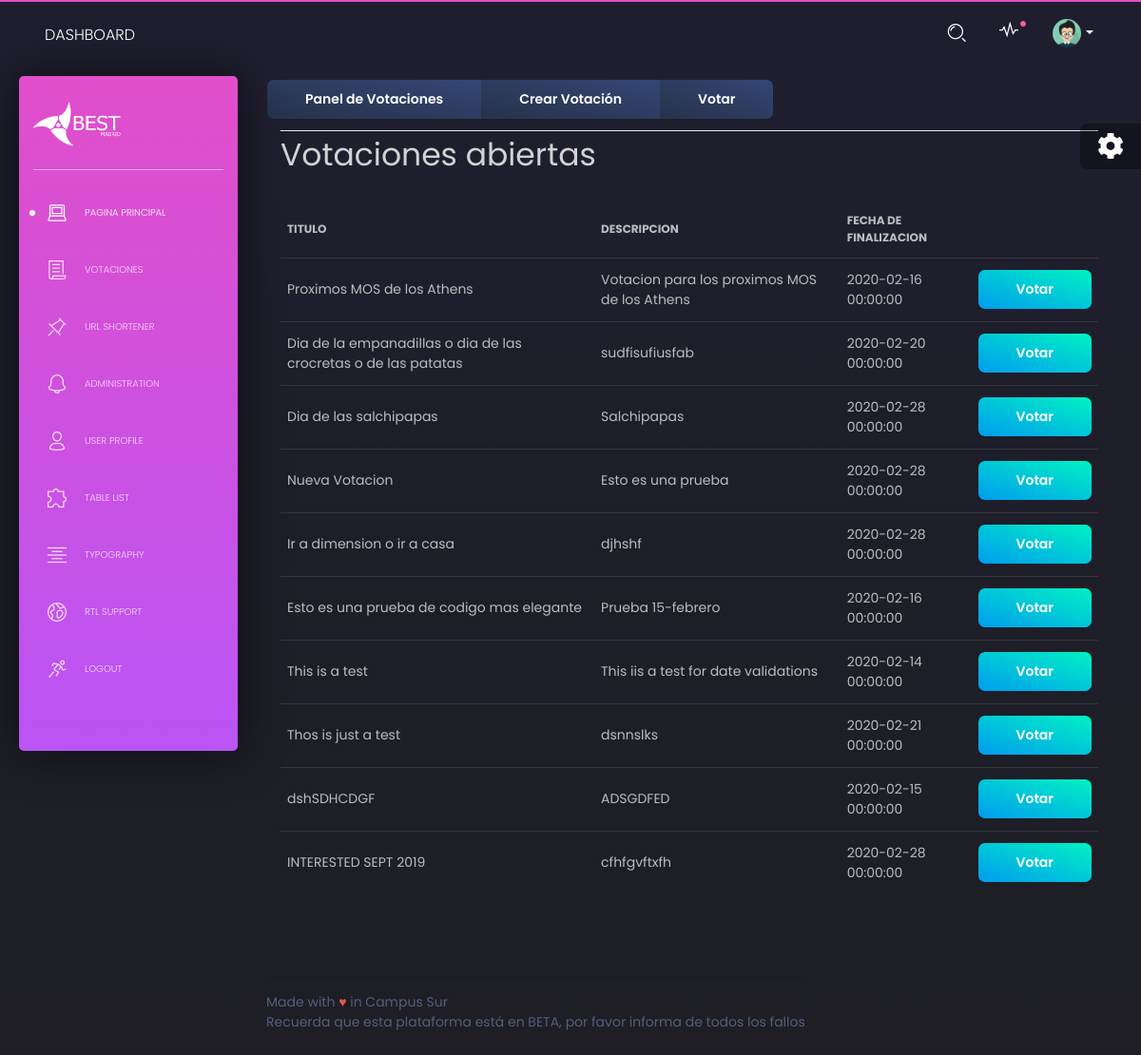
Page /poll/polls (signed in) on the committed database.
### app/models.py (models this page shows, shortened)
class PaginatedAPIMixin(object):
    @staticmethod
    def to_collection_dict(query, page, per_page, endpoint, **kwargs):
        resources = query.paginate(page, per_page, False)
        data = {
            'items': [item.to_dict() for item in resources.items],
            '_meta': {
                'page': page,
                'per_page': per_page,
                'total_pages': resources.pages,
                'total_items': resources.total
            },
            '_links': {
                'self': url_for(endpoint, page=page, per_page=per_page,
                                **kwargs),
                'next': url_for(endpoint, page=page + 1, per_page=per_page,
                                **kwargs) if resources.has_next else None,
                'prev': url_for(endpoint, page=page - 1, per_page=per_page,
                                **kwargs) if resources.has_prev else None
            }
        }
        return data

class Poll(PaginatedAPIMixin, db.Model):
    id_poll = db.Column(db.Integer(), primary_key=True)
    name = db.Column(db.String(100), unique=True)
    description = db.Column(db.String(300))
    start_date = db.Column(db.DateTime, index=True, default=datetime.utcnow)
    end_date = db.Column(db.DateTime)
    options = db.relationship("PollOption", back_populates="parent_poll")

### app/polls/polls.py (the view)
@bp.route('/')
@bp.route('polls')
@role_necessary(rol=['Admin', 'Full', 'Baby'])
def Polls():
    title = 'Tabla de Votaciones'
    data_OpenPolls = Poll.query.all()
    return render_template('Show_Polls.html', data_OpenPolls=data_OpenPolls, title=title)

### app/functions.py (called while the page is built)
def role_necessary(rol):
    def decorator_role(func):
        @functools.wraps(func)
        def wrapper_role_necessary(*args, **kwargs):
            for roles in rol:
                id_membresia=Membresia.query.filter_by(tipo=roles).first()
                if id_membresia in current_user.Miembros:
                    return func(*args, **kwargs)
            return abort(403)
        return wrapper_role_necessary
    return decorator_role

### app/models.py (called while the page is built)
@login.user_loader
def load_user(id):
    return User.query.get(int(id))

    def check_role(self, role):
        id_membresia =Membresia.query.filter_by(tipo=role).first()
        return id_membresia in self.Miembros

### app/polls/templates/Show_Polls.html (shortened to what this page needs)
{% extends "poll_template.html" %}
{% import 'bootstrap/wtf.html' as wtf %}
{% block content_poll %}
  <div class="container">
    <table class="table">
      <h1>Votaciones abiertas</h1>
      <thead class= "text-primary">
        <th>
          Titulo
        </th>
        <th>
          Descripcion
        </th>
        <th>
          Fecha de Finalizacion
        </th>
      </thead>
      <tbody>
        {% for x in data_OpenPolls %}
        <tr>
          <td>{{x.name}}</td>
          <td>{{x.description}}</td>
          <td>{{x.end_date}}</td>
          <td><a href="{{ url_for('poll_blueprint.VotePoll') }}/{{ x.id_poll }}" class="btn btn-success">Votar</a></td>
        </tr>
        {% endfor %}
      </tbody>
    </table>
  </div>
  {% endblock %}

### app/polls/templates/poll_template.html (shortened to what this page needs)
{% extends "main-template.html" %}
{% block content %}
<div class="container">
  <div class="row">
    <div class="btn-group">
      <a href="{{ url_for('poll_blueprint.Polls') }}" class="btn btn-default">Panel de Votaciones</a>
      <a href="{{ url_for('poll_blueprint.newPoll') }}" class="btn btn-default">Crear Votación</a>
      <a href="{{ url_for('poll_blueprint.VotePoll') }}" class="btn btn-default">Votar</a>
    </div>
  </div>
  <li class="dropdown-divider"></li>
</div>
{% block content_poll %}
{% endblock content_poll %}
{% endblock content%}

### app/templates/main-template.html (shortened to what this page needs)
<!DOCTYPE html>
<html lang="en">
<head>
  <link href="https://use.fontawesome.com/releases/v5.0.6/css/all.css" rel="stylesheet">
  <link href="/static/assets/css/nucleo-icons.css" rel="stylesheet" />
  <link href="/static/assets/css/black-dashboard.css?v=1.0.0" rel="stylesheet" />
</head>
<body class="">
  <div class="wrapper">
    {% include 'site_template/sidebar.html' %}
    <div class="main-panel">
      {% include 'site_template/navigation.html' %}
      <div class="content">
        {% block content %}{% endblock content %}
      </div>
      {% include 'site_template/footer.html' %}
    </div>
  </div>
  {% include 'site_template/fixed-plugin.html' %}
</body>
</html>

### app/templates/site_template/sidebar.html
    <div class="sidebar">
      <div class="sidebar-wrapper">
        <div class="logo">
          <a class="navbar-brand" href="#">
            <img src="/static/imagenes/BEST_BLANCO.png" height="70" class="d-inline-block align-top" alt="">
          </a>
        </div>
        {% if current_user.is_authenticated %}
        <ul class="nav">
          <li class="active ">
            <a href="/">
              <i class="tim-icons icon-laptop"></i>
              <p>Pagina principal</p>
            </a>
          </li>
          <li>
            <a href="/poll">
              <i class="tim-icons icon-paper"></i>
              <p>Votaciones</p>
            </a>
          </li>
          {% if current_user.check_role('Admin') %}
          <li>
            <a href="/url/create">
              <i class="tim-icons icon-pin"></i>
              <p>URL Shortener</p>
            </a>
          </li>
          <li>
            <a href="/Admin">
              <i class="tim-icons icon-bell-55"></i>
              <p>Administration</p>
            </a>
          </li>
          <li>
            <a href="/page-user">
              <i class="tim-icons icon-single-02"></i>
              <p>User Profile</p>
            </a>
          </li>
          <li>
            <a href="/ui-tables">
              <i class="tim-icons icon-puzzle-10"></i>
              <p>Table List</p>
            </a>
          </li>
          <li>
            <a href="/ui-typography">
              <i class="tim-icons icon-align-center"></i>
              <p>Typography</p>
            </a>
          </li>
          <li>
            <a href="/page-rtl-support">
              <i class="tim-icons icon-world"></i>
              <p>RTL Support</p>
            </a>
          </li>
          <li>
            <a href={{ url_for('logout') }} >
              <i class="tim-icons icon-user-run"></i>
              <p>Logout</p>
            </a>
          </li>
        </ul>
        {% endif %}
        {% endif %}
      </div>
    </div>

### app/templates/site_template/navigation.html (shortened to what this page needs)
      <nav class="navbar navbar-expand-lg navbar-absolute navbar-transparent">
        <div class="container-fluid">
          <div class="navbar-wrapper">
            <a class="navbar-brand" href="javascript:void(0)">Dashboard</a>
          </div>
          <div class="collapse navbar-collapse" id="navigation">
            {% if current_user.is_authenticated %}
            <ul class="navbar-nav ml-auto">
              <li class="search-bar input-group">
                <button class="btn btn-link" id="search-button" data-toggle="modal" data-target="#searchModal"><i class="tim-icons icon-zoom-split" ></i>
                </button>
              </li>
              <li class="dropdown nav-item">
                <a href="javascript:void(0)" class="dropdown-toggle nav-link" data-toggle="dropdown">
                  <div class="notification d-none d-lg-block d-xl-block"></div>
                  <i class="tim-icons icon-sound-wave"></i>
                </a>
              </li>
              <li class="dropdown nav-item">
                <a href="#" class="dropdown-toggle nav-link" data-toggle="dropdown">
                  <div class="photo">
                    <img src="/static/assets/img/anime3.png" alt="Profile Photo">
                  </div>
                  <b class="caret d-none d-lg-block d-xl-block"></b>
                </a>
              </li>
            </ul>
            {% endif %}
          </div>
        </div>
      </nav>

### app/templates/site_template/footer.html
      <footer class="footer">
        <div class="container-fluid">
          <ul class="nav">
            <hr>
            Made with
            <span style="color: #e25555;">&#9829;</span>
            in Campus Sur
            <br>
            Recuerda que esta plataforma está en BETA, por favor informa de todos los fallos
            <br>
        </div>
      </footer>

### app/templates/site_template/fixed-plugin.html (shortened to what this page needs)
  <div class="fixed-plugin">
    <div class="dropdown show-dropdown">
      <a href="#" data-toggle="dropdown">
        <i class="fa fa-cog fa-2x"> </i>
      </a>
      <br />
    </div>
  </div>

### rows in the picture
Poll: name "Proximos MOS de los Athens", description "Votacion para los proximos MOS de los Athens", end_date "2020-02-16 00:00:00"
Poll: name "Dia de la empanadillas o dia de las crocretas o de las patatas", description "sudfisufiusfab", end_date "2020-02-20 00:00:00"
Poll: name "Dia de las salchipapas", description "Salchipapas", end_date "2020-02-28 00:00:00"
Poll: name "Nueva Votacion", description "Esto es una prueba", end_date "2020-02-28 00:00:00"
Poll: name "Ir a dimension o ir a casa", description "djhshf", end_date "2020-02-28 00:00:00"
Poll: name "Esto es una prueba de codigo mas elegante", description "Prueba 15-febrero", end_date "2020-02-16 00:00:00"
Poll: name "This is a test", description "This iis a test for date validations", end_date "2020-02-14 00:00:00"
Poll: name "Thos is just a test", description "dsnnslks", end_date "2020-02-21 00:00:00"
Poll: name "dshSDHCDGF", description "ADSGDFED", end_date "2020-02-15 00:00:00"
Poll: name "INTERESTED SEPT 2019", description "cfhfgvftxfh", end_date "2020-02-28 00:00:00"
